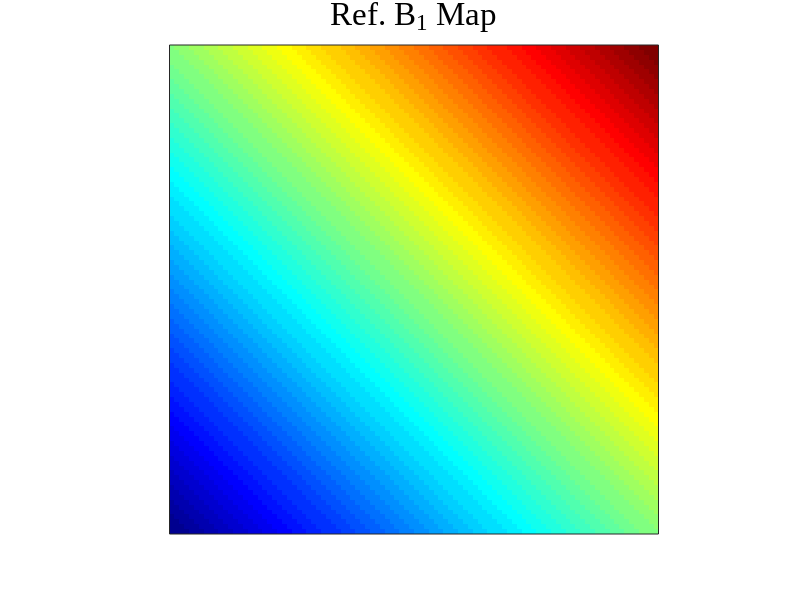
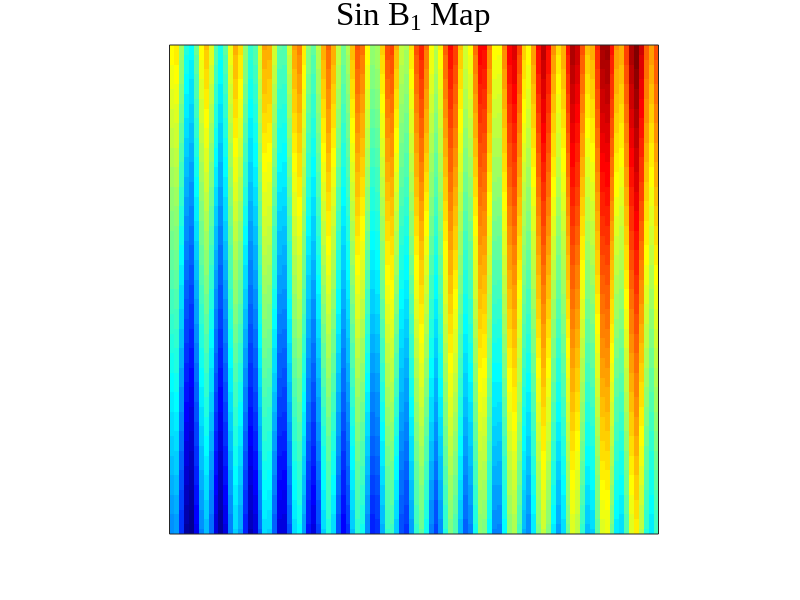
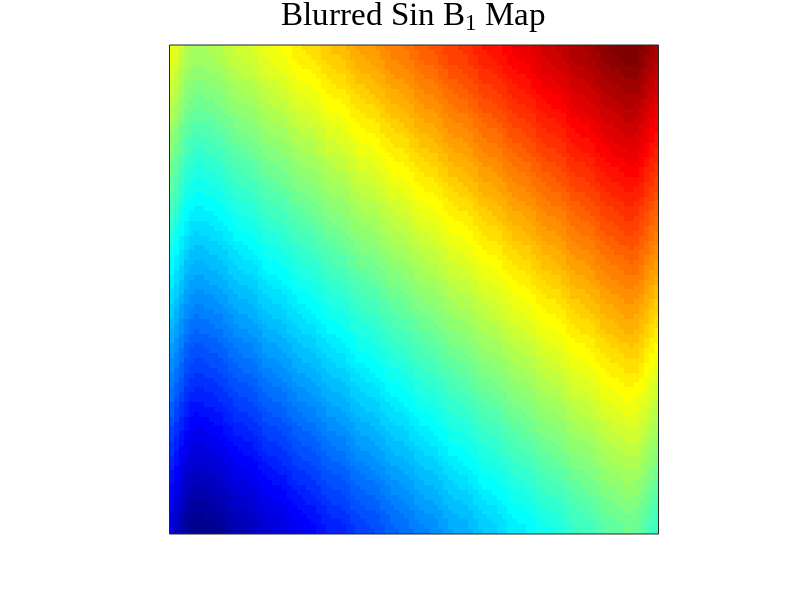
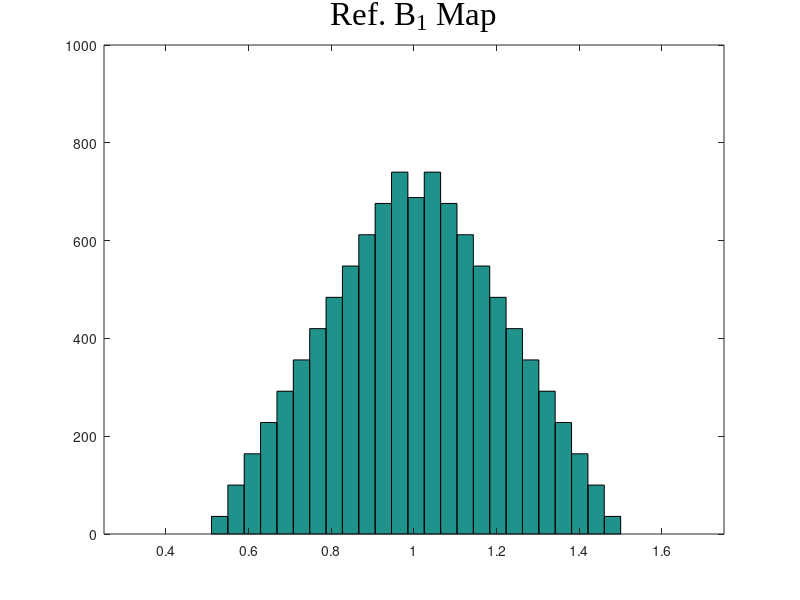

These figures' MATLAB source, in order:
%% simuBlurAndHistAnalysis
% Exploratory analysis of to explore why histograms and correlations were 
% used for the paper analysis
%

%% Initial setup
%

clear all
close all
clc

%% Globals
%

figIndex = 0;
imDims = [100, 100];
diagionalRotationAngle = 90;
b1MapRescaleFactor = 0.5;

sinB1MapAmpl = 0.2;
sinB1MapFreq = 1;
%% Generate ideal "Ref" B1 map with diagonal gradient
%

[Xgrad, Ygrad] = meshgrid(1:imDims(1),1:imDims(2));

diagionalGrad = Xgrad+Ygrad;

b1map_tmp = imrotate(diagionalGrad, diagionalRotationAngle); % Rotate to get prefered diagonal orientation, only a visual preference.

b1Map_ref = b1map_tmp./max(b1map_tmp(:))+b1MapRescaleFactor;

figIndex = figIndex+1; figure(figIndex), imagesc(b1Map_ref), axis image, set(gca, 'XTick', [], 'YTick', []), colormap(jet), title('Ref. B_1 Map', 'FontSize', 24, 'FontName', 'TimesNewRoman', 'FontWeight', 'normal')

% Cleanup variables that are of no use anymore
clear b1map_tmp diagionalGrad

%% Create a b1map with sinusoid superimpose to simulate a regular imprecision or artefact
%

sinB1Map = b1Map_ref + sinB1MapAmpl * sin(sinB1MapFreq * Xgrad);

figIndex = figIndex+1; figure(figIndex), imagesc(sinB1Map), axis image, set(gca, 'XTick', [], 'YTick', []), colormap(jet), title('Sin B_1 Map', 'FontSize', 24, 'FontName', 'TimesNewRoman', 'FontWeight', 'normal')

%% Blur sinB1Map to remove artefact
%

blurredSinB1Map = imgaussfilt(sinB1Map, 3.333);

figIndex = figIndex+1; figure(figIndex), imagesc(blurredSinB1Map), axis image, set(gca, 'XTick', [], 'YTick', []), colormap(jet), title('Blurred Sin B_1 Map', 'FontSize', 24, 'FontName', 'TimesNewRoman', 'FontWeight', 'normal')

%% Plot histograms
%

figIndex = figIndex+1; figure(figIndex), hist(b1Map_ref(:), 25), axis([0.25 1.75 0 1000]), title('Ref. B_1 Map', 'FontSize', 24, 'FontName', 'TimesNewRoman', 'FontWeight', 'normal')
figIndex = figIndex+1; figure(figIndex), hist(sinB1Map(:), 25), axis([0.25 1.75 0 1000]), title('Sin B_1 Map', 'FontSize', 24, 'FontName', 'TimesNewRoman', 'FontWeight', 'normal')
figIndex = figIndex+1; figure(figIndex), hist(blurredSinB1Map(:), 25), axis([0.25 1.75 0 1000]), title('Blurred Sin B_1 Map', 'FontSize', 24, 'FontName', 'TimesNewRoman', 'FontWeight', 'normal')
